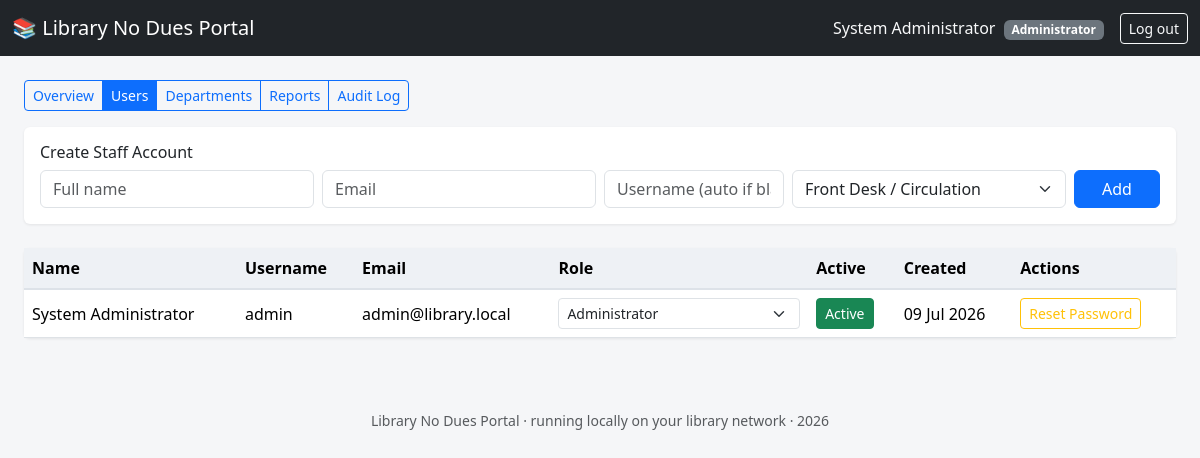
The page /admin/users.php (signed in) on the database its author committed.
### tables this page shows
CREATE TABLE users (
    id INT AUTO_INCREMENT PRIMARY KEY,
    full_name VARCHAR(150) NOT NULL,
    username VARCHAR(60) DEFAULT NULL UNIQUE,
    email VARCHAR(150) NOT NULL UNIQUE,
    phone VARCHAR(20) DEFAULT NULL,
    library_card_no VARCHAR(50) DEFAULT NULL,    
    koha_borrower_id INT DEFAULT NULL,            
    department_id INT DEFAULT NULL,
    designation_id INT DEFAULT NULL,
    password_hash VARCHAR(255) NOT NULL,
    role_id INT NOT NULL,
    active TINYINT(1) DEFAULT 1,
    created_at TIMESTAMP DEFAULT CURRENT_TIMESTAMP,
    updated_at TIMESTAMP DEFAULT CURRENT_TIMESTAMP ON UPDATE CURRENT_TIMESTAMP,
    FOREIGN KEY (role_id) REFERENCES roles(id),
    FOREIGN KEY (department_id) REFERENCES departments(id) ON DELETE SET NULL,
    FOREIGN KEY (designation_id) REFERENCES designations(id) ON DELETE SET NULL
);

CREATE TABLE roles (
    id INT AUTO_INCREMENT PRIMARY KEY,
    role_key VARCHAR(30) NOT NULL UNIQUE,    
    role_name VARCHAR(60) NOT NULL
);

### includes/auth.php (called while the page is built, shortened)
<?php
require_once __DIR__ . '/db.php';
function current_user(): ?array
{
    return $_SESSION['user'] ?? null;
}
function rel_path(string $target): string
{
    $inRoot = !preg_match('#/(user|frontdesk|eresources|librarian|admin)(/|$)#', $_SERVER['PHP_SELF']);
    return $inRoot ? $target : '../' . $target;
}
function dashboard_url_for_role(string $role_key): string
{
    return match ($role_key) {
        'user'       => 'user/dashboard.php',
        'frontdesk'  => 'frontdesk/dashboard.php',
        'eresources' => 'eresources/dashboard.php',
        'librarian'  => 'librarian/dashboard.php',
        'admin'      => 'admin/dashboard.php',
        default      => 'login.php',
    };
}

### includes/db.php (called while the page is built, shortened)
<?php
function db(): PDO
{
    static $pdo = null;
    if ($pdo === null) {
        $dsn = 'mysql:host=' . DB_HOST . ';port=' . DB_PORT . ';dbname=' . DB_NAME . ';charset=utf8mb4';
        try {
            $pdo = new PDO($dsn, DB_USER, DB_PASS, [
                PDO::ATTR_ERRMODE            => PDO::ERRMODE_EXCEPTION,
                PDO::ATTR_DEFAULT_FETCH_MODE => PDO::FETCH_ASSOC,
                PDO::ATTR_EMULATE_PREPARES   => false,
            ]);
        } catch (PDOException $e) {
            error_log('DB connection failed: ' . $e->getMessage());
            http_response_code(500);
            die('Database connection failed. Please check includes/config.php and that MySQL/MariaDB is running.');
        }
    }
    return $pdo;
}

### includes/functions.php (called while the page is built, shortened)
<?php
require_once __DIR__ . '/db.php';
function h(?string $s): string
{
    return htmlspecialchars($s ?? '', ENT_QUOTES, 'UTF-8');
}

### admin/users.php (the view, shortened to what this page needs)
<?php
require_once __DIR__ . '/../includes/auth.php';
require_once __DIR__ . '/../includes/functions.php';
$roles = db()->query('SELECT * FROM roles ORDER BY id')->fetchAll();
$users = db()->query(
    'SELECT u.*, r.role_key, r.role_name FROM users u JOIN roles r ON r.id = u.role_id ORDER BY u.created_at DESC'
)->fetchAll();
require __DIR__ . '/../includes/header.php';
?>
<div class="card mb-4">
  <div class="card-body">
    <h6>Create Staff Account</h6>
    <form method="post" class="row g-2">
      <div class="col-md-3"><input name="full_name" class="form-control" placeholder="Full name" required></div>
      <div class="col-md-3"><input type="email" name="email" class="form-control" placeholder="Email" required></div>
      <div class="col-md-2"><input name="username" class="form-control" placeholder="Username (auto if blank)"></div>
      <div class="col-md-3">
        <select name="role_id" class="form-select" required>
          <?php foreach ($roles as $r): if ($r['role_key']==='user') continue; ?>
            <option value="<?= $r['id'] ?>"><?= h($r['role_name']) ?></option>
          <?php endforeach; ?>
        </select>
      </div>
      <div class="col-md-1"><button class="btn btn-primary w-100">Add</button></div>
    </form>
  </div>
</div>
<div class="card">
  <div class="table-responsive">
    <table class="table mb-0 align-middle">
      <thead><tr><th>Name</th><th>Username</th><th>Email</th><th>Role</th><th>Active</th><th>Created</th><th>Actions</th></tr></thead>
      <tbody>
      <?php foreach ($users as $u): ?>
        <tr>
          <td><?= h($u['full_name']) ?></td>
          <td><?= h($u['username'] ?: '—') ?></td>
          <td><?= h($u['email']) ?></td>
          <td>
            <form method="post" class="d-flex gap-1">
              <select name="role_id" class="form-select form-select-sm" onchange="this.form.submit()">
                <?php foreach ($roles as $r): ?>
                  <option value="<?= $r['id'] ?>" <?= $r['id']==$u['role_id']?'selected':'' ?>><?= h($r['role_name']) ?></option>
                <?php endforeach; ?>
              </select>
            </form>
          </td>
          <td>
            <form method="post">
              <button class="btn btn-sm <?= $u['active'] ? 'btn-success' : 'btn-outline-secondary' ?>">
                <?= $u['active'] ? 'Active' : 'Disabled' ?>
              </button>
            </form>
          </td>
          <td><?= h(date('d M Y', strtotime($u['created_at']))) ?></td>
          <td>
            <form method="post" class="d-inline">
              <button class="btn btn-sm btn-outline-warning" onclick="return confirm('Reset password for this user?')">Reset Password</button>
            </form>
          </td>
        </tr>
      <?php endforeach; ?>
      </tbody>
    </table>
  </div>
</div>
<?php require __DIR__ . '/../includes/footer.php'; ?>

### includes/header.php (shortened to what this page needs)
<?php
$user = current_user();
$root = rel_path('');
?>
<!DOCTYPE html>
<html lang="en">
<head>
<link rel="stylesheet" href="<?= $root ?>assets/css/bootstrap.min.css">
<link rel="stylesheet" href="<?= $root ?>assets/css/app.css">
</head>
<body>
<nav class="navbar navbar-expand-lg navbar-dark bg-dark mb-4">
  <div class="container-fluid">
    <a class="navbar-brand" href="<?= $root ?><?= $user ? h(dashboard_url_for_role($user['role_key'])) : 'apply.php' ?>">
      📚 <?= h(APP_NAME) ?>
    </a>
    <?php if ($user): ?>
    <div class="d-flex align-items-center text-light">
      <span class="me-3">
        <?= h($user['full_name']) ?>
        <span class="badge bg-secondary ms-1"><?= h($user['role_name']) ?></span>
      </span>
      <a href="<?= $root ?>logout.php" class="btn btn-outline-light btn-sm">Log out</a>
    </div>
    <?php else: ?>
    <a href="<?= $root ?>login.php" class="btn btn-outline-light btn-sm">Staff Login</a>
    <?php endif; ?>
  </div>
</nav>
<?php if ($user): ?>
<div class="container-fluid px-4 mb-3">
  <div class="btn-group btn-group-sm">
    <?php
    $links = match ($user['role_key']) {
        'user' => [
            'dashboard.php' => 'Dashboard',
            'new_application.php' => 'New Application',
        ],
        'frontdesk' => [
            'dashboard.php' => 'Pending Requests',
            'completed.php' => 'Print Certificates',
        ],
        'eresources' => [
            'dashboard.php' => 'Pending from Circulation',
        ],
        'librarian' => [
            'dashboard.php' => 'Awaiting Approval',
        ],
        'admin' => [
            'dashboard.php' => 'Overview',
            'users.php' => 'Users',
            'departments.php' => 'Departments',
            'reports.php' => 'Reports',
            'audit_log.php' => 'Audit Log',
        ],
        default => [],
    };
    $currentFile = basename($_SERVER['PHP_SELF']);
    foreach ($links as $href => $label):
    ?>
      <a class="btn <?= $currentFile === $href ? 'btn-primary' : 'btn-outline-primary' ?>" href="<?= h($href) ?>"><?= h($label) ?></a>
    <?php endforeach; ?>
  </div>
</div>
<?php endif; ?>
<div class="container-fluid px-4">

### includes/footer.php (shortened to what this page needs)
</div>
<footer class="text-center text-muted small py-4 mt-5">
  <?= h(APP_NAME) ?> &middot; running locally on your library network &middot; <?= date('Y') ?>
</footer>
</body>
</html>

### assets/css/app.css (style rules this page uses)
body { background:#f5f6f8; }
.card { border:none; box-shadow:0 1px 3px rgba(0,0,0,.08); }
.table thead th { background:#eef1f5; border-bottom:2px solid #dde2e8; }

### rows shown on the page
users: full_name "System Administrator", role.role_name "Administrator", role.role_key "Overview", role.role_key "Users", role.role_key "Departments", role.role_key "Reports", role.role_key "Audit Log", username "admin", email "admin@library.local", role_id "Administrator", active "Active", created_at "09 Jul 2026"

### other values the page prints
APP_NAME "Library No Dues Portal"
form field role_id "Front Desk / Circulation"
